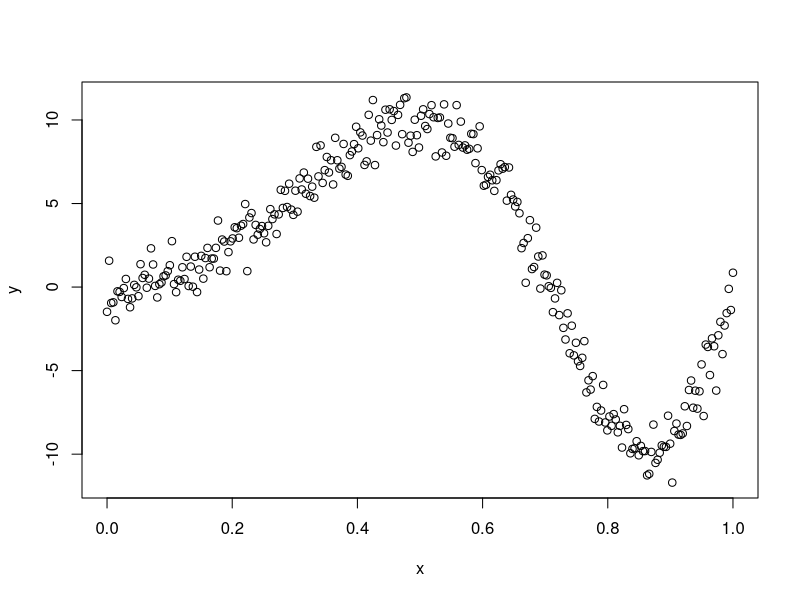
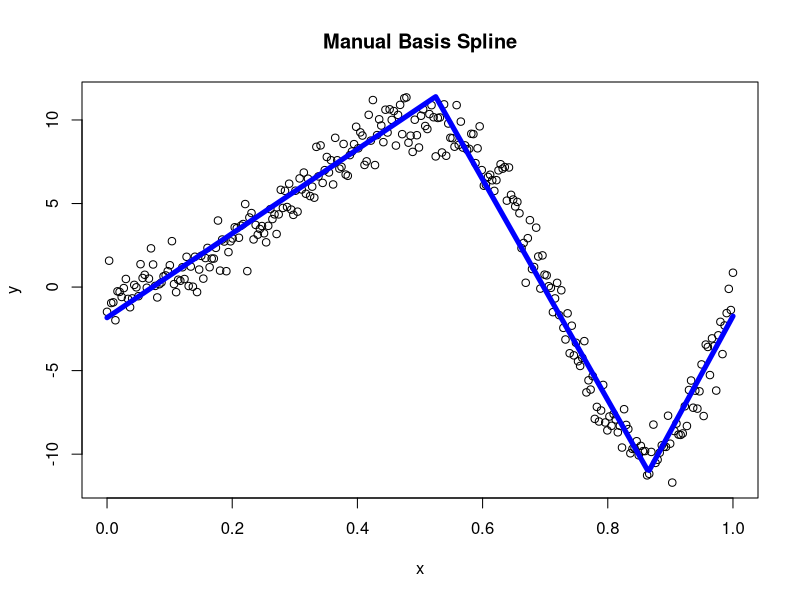
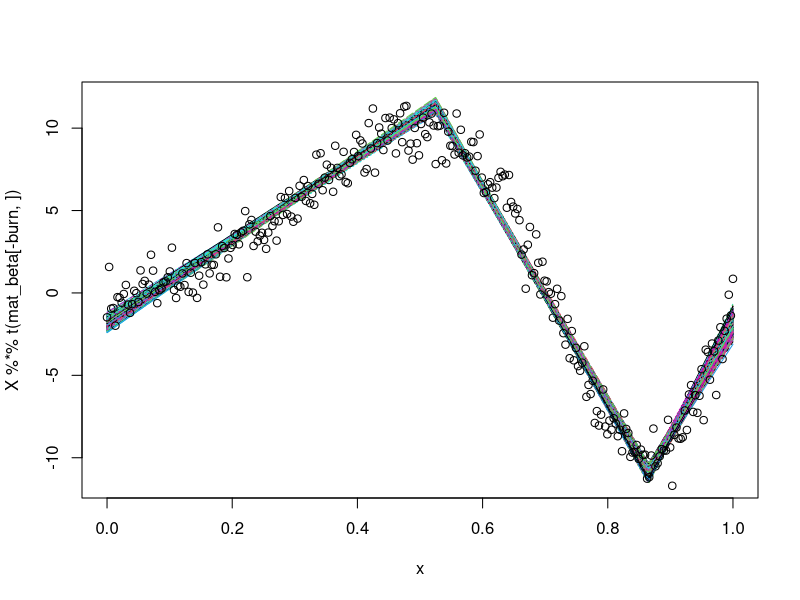
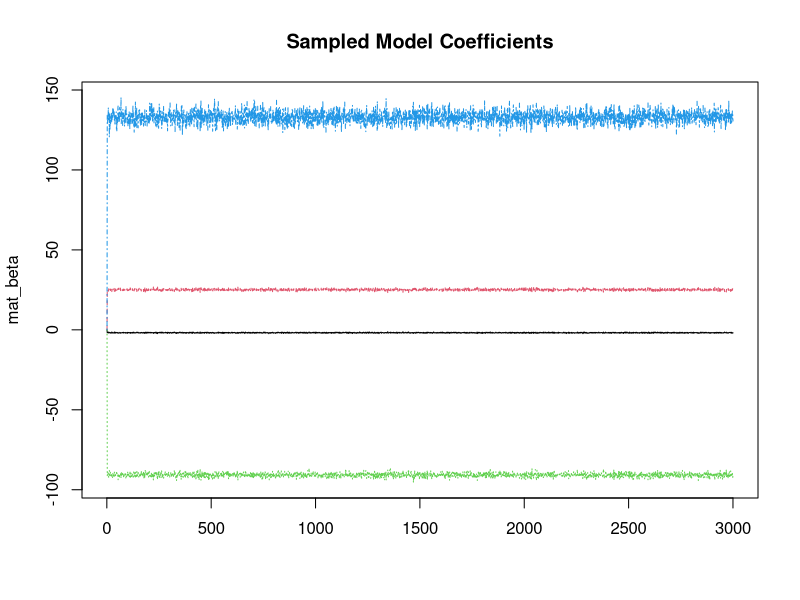
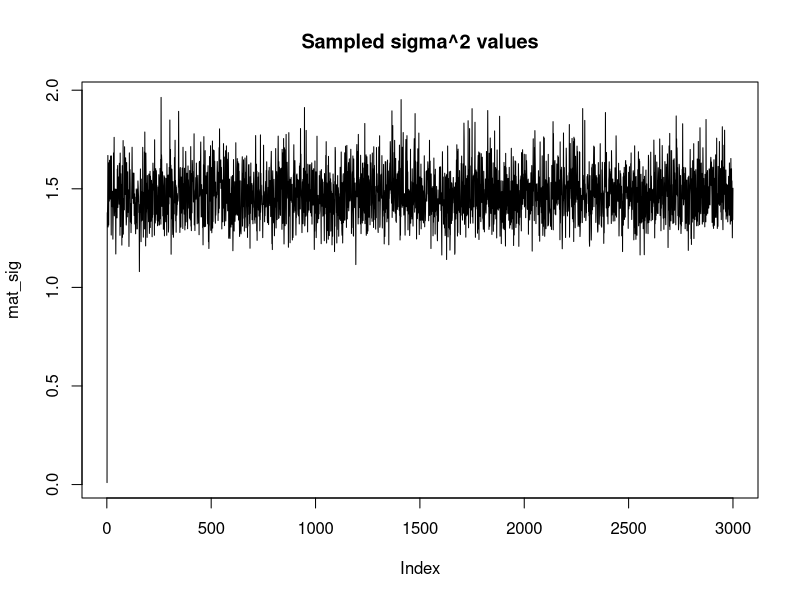
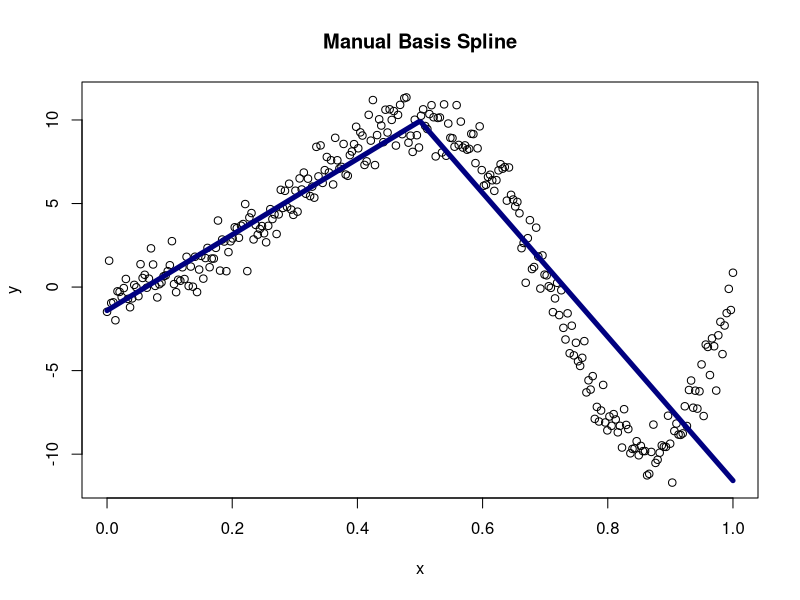
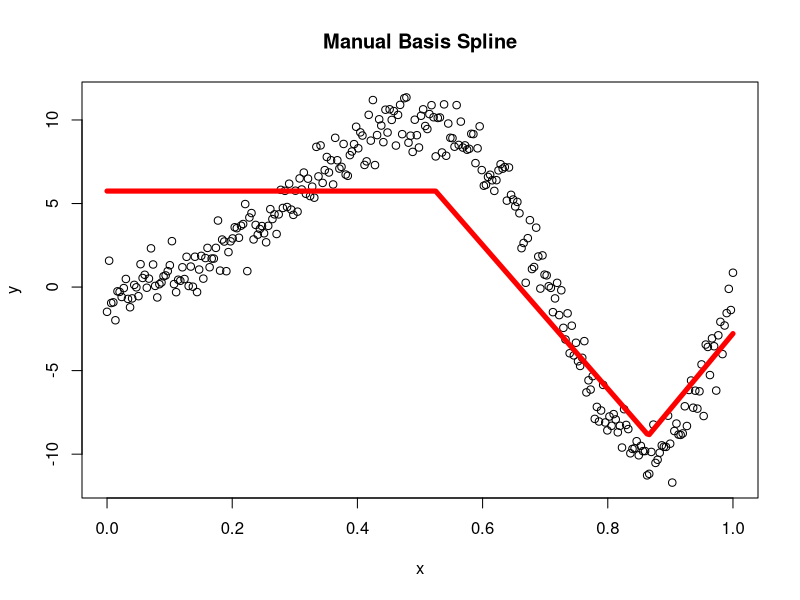
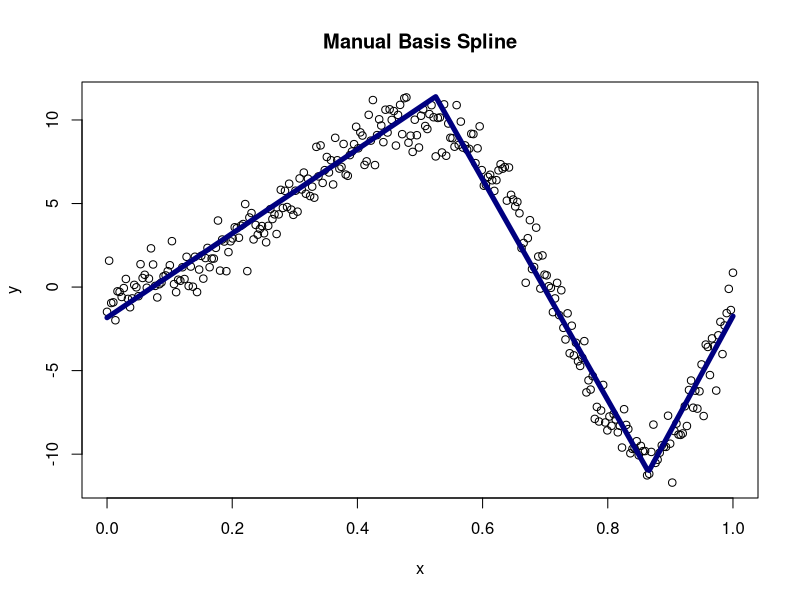

Source code (R) for these figures, in order:
## ---- chunk 1
knitr::opts_chunk$set(echo = TRUE)
## ---- chunk 2
set.seed(12)
n<-300
x<-seq(0,1,length.out=n)
y<-sin(2*pi*x^2)*10+rnorm(n)
plot(x,y)
## ---- chunk 3
generate_spline <- function(tvec, y, x, nknot = length(tvec)) {
  s <- sample(c(1), nknot, replace = TRUE)
  Bmat <- matrix(NA, nknot, length(x))
  hs <- Bmat
  
  for(i in 1:nknot) {
    for(j in 1:length(x)) {
      Bmat[i,j] <- max(s[i] * (x[j] - tvec[i]), 0)
    } #creating basis functions
  }
  
  mBmat <- t(Bmat)
  mod <- lm(y ~ mBmat) #use gibbs to sample coefs in bayes
  pred <- predict(mod)
  
  sq <- x
  for(ii in 1:nknot) {
    if(s[i] == 1) {
      hs[ii,] <- sq - tvec[ii]
      hs[ii,][sq < tvec[ii]] <- 0
    }
    else {
      hs[ii,] <- -1*(sq - tvec[ii])
      hs[ii,][sq < tvec[ii]] <- 0
    }
  } #setting x values
  
  plot(x,y, main = "Manual Basis Spline")
  lines(x, pred, type = "l", lwd = 5, col="blue1")
  summary(mod)
}

## ---- chunk 4
tv <- c(0, 0.525, 0.865) #vector of t-values
generate_spline(tv, y = y, x = x)
## ---- chunk 5
library(mvtnorm)
bayes_spline <- function(tvec, y, x, nknot = length(tvec)) {
  s <- sample(c(1), nknot, replace = TRUE)
  Bmat <- matrix(NA, nknot, length(x))
  hs <- Bmat
  
  for(i in 1:nknot) {
    for(j in 1:length(x)) {
      Bmat[i,j] <- max(s[i] * (x[j] - tvec[i]), 0)
    } #creating basis
  } #X Matrix
  
  X <- t(Bmat)
  X <- cbind(1, X)
  
  p_sig <- function(a = 0, b = 0, n = nrow(X), beta) {
    a_term <- a + (n/2)
    b_term <- 0.5 * (2*b + (t(y - (X %*% beta)) %*% (y - (X %*% beta)))) #y, X defined above
    1 / rgamma(1, shape = a_term, rate = b_term)
  }
  
  p_beta <- function(sig_sq, tau_sq = 1000, p = ncol(X)-1) {
    sig <- solve( (1/sig_sq) * (t(X) %*% X) + (1/tau_sq) * diag(p+1) )
    mu <- (1/sig_sq) * sig %*% t(X) %*% y
    rmvnorm(1, mean = mu, sigma = sig)
  }
  
  gibbs <- function(its) {
    mat_beta <- matrix(NA, its, ncol(X))
    mat_sig <- rep(NA, its)
    mat_sig[1] <- 0.01
    mat_beta[1,] <- rep(0, ncol(X))
    for(it in 2:its) {
      mat_beta[it,] <- p_beta(sig_sq = mat_sig[it-1])
      mat_sig[it] <- p_sig(beta = mat_beta[it,])
    }
    list(mat_beta, mat_sig)
  }

  its <- 3000
  a <- gibbs(its = its)
  mat_beta <- a[[1]] #beta values
  mat_sig <- a[[2]] #sig^2 values  
  
  list(mat_beta, mat_sig, X)
}
bayesian <- bayes_spline(c(0, 0.525, 0.865), y = y, x = x)
mat_beta <- bayesian[[1]]
mat_sig <- bayesian[[2]]
X <- bayesian[[3]]
burn <- 1:15
colMeans(mat_beta[-burn,]) #target: -1.83, 25.19, -91.23, 135.03
mean(mat_sig[-burn]) #target: 1.46
## ---- chunk 6
matplot(x, X %*% t(mat_beta[-burn,]), type = "l")
points(x,y)
## ---- chunk 7
matplot(mat_beta, type = "l", main = "Sampled Model Coefficients")
plot(mat_sig, type = "l", main = "Sampled sigma^2 values")
## ---- chunk 8

## ---- chunk 9
t1 <- 0.5 #knot at 0.5
s <- 1
B1 <- rep(NA, length(x))

for(i in 1:length(x)) {
  B1[i] <- max(s * (x[i] - t1), 0)
}
mod <- lm(y ~ x + B1)
summary(mod)

cf <- mod$coefficients
sq <- x
hs <- sq - t1
hs[sq < t1] <- 0
yfit <- cf[1] + cf[2]*x + cf[3]*hs

plot(x,y, main = "Manual Basis Spline")
lines(x, yfit, type = "l", lwd = 5, col="navy")
## ---- chunk 10
t1 <- 0.525 
t2 <- 0.865 
s <- 1
B1 <- rep(NA, length(x))
B2 <- B1

for(i in 1:length(x)) {
  B1[i] <- max(s * (x[i] - t1), 0)
  B2[i] <- max(s * (x[i] - t2), 0)
}
mod <- lm(y ~ B1 + B2)

cf <- mod$coefficients
sq <- x
hs1 <- sq - t1
hs1[sq < t1] <- 0

hs2 <- sq - t2
hs2[sq < t2] <- 0

yfit <- cf[1] + cf[2]*x + cf[3]*hs1 + cf[4]*hs2
yfit2 <- predict(mod) #same thing 

plot(x,y, main = "Manual Basis Spline")
lines(x, yfit2, type = "l", lwd = 5, col="red")
## ---- chunk 11
t1 <- 0 #knot at 0.5
t2 <- 0.525 #another knot at 0.85
t3 <- 0.865
s <- 1
B1 <- rep(NA, length(x))
B3 <- B2 <- B1

for(i in 1:length(x)) {
  B1[i] <- max(s * (x[i] - t1), 0)
  B2[i] <- max(s * (x[i] - t2), 0)
  B3[i] <- max(s * (x[i] - t3), 0)
}
mod <- lm(y ~ B1 + B2 + B3)
summary(mod)

cf <- mod$coefficients
sq <- x

hs1 <- sq - t1
hs1[sq < t1] <- 0

hs2 <- sq - t2
hs2[sq < t2] <- 0

hs3 <- sq - t3
hs3[sq < t3] <- 0

yfit2 <- cf[1] + cf[2]*x + cf[3]*hs1 + cf[4]*hs2 + cf[5]*hs3
yfit <- predict(mod)
plot(x,y, main = "Manual Basis Spline")
lines(x, yfit, type = "l", lwd = 5, col="navy")
## ---- chunk 12
library(splines)
df <- data.frame(y, x)
m2 <- lm(y ~ bs(x, knots = 0.5), data = df)
pred <- predict(m2)

plot(x,y)
lines(x, pred, lwd = 5, col = "green")
## ---- chunk 13
m2 <- lm(y ~ bs(x, knots = 0.8), data = df)
pred <- predict(m2)

plot(x,y)
lines(x, pred, lwd = 5, col = "green")
## ---- chunk 14
m1 <- lm(y ~ bs(x, knots = c(0.525, 0.865)), data = df)
pred <- predict(m1)

plot(x,y)
lines(x, pred, lwd = 5, col = "blue")

## ---- chunk 15
m2 <- lm(y ~ bs(x, knots = seq(0.1,1,by=0.02)), data = df)
pred <- predict(m2)

plot(x,y)
lines(x, pred, lwd = 5, col = "green")
## ---- chunk 16
m3 <- lm(y ~ ns(x, knots = c(0.5, 0.82)), data = df)
pred <- predict(m3)

plot(x,y)
lines(x, pred, lwd = 5, col = "purple")

summary(m1)
